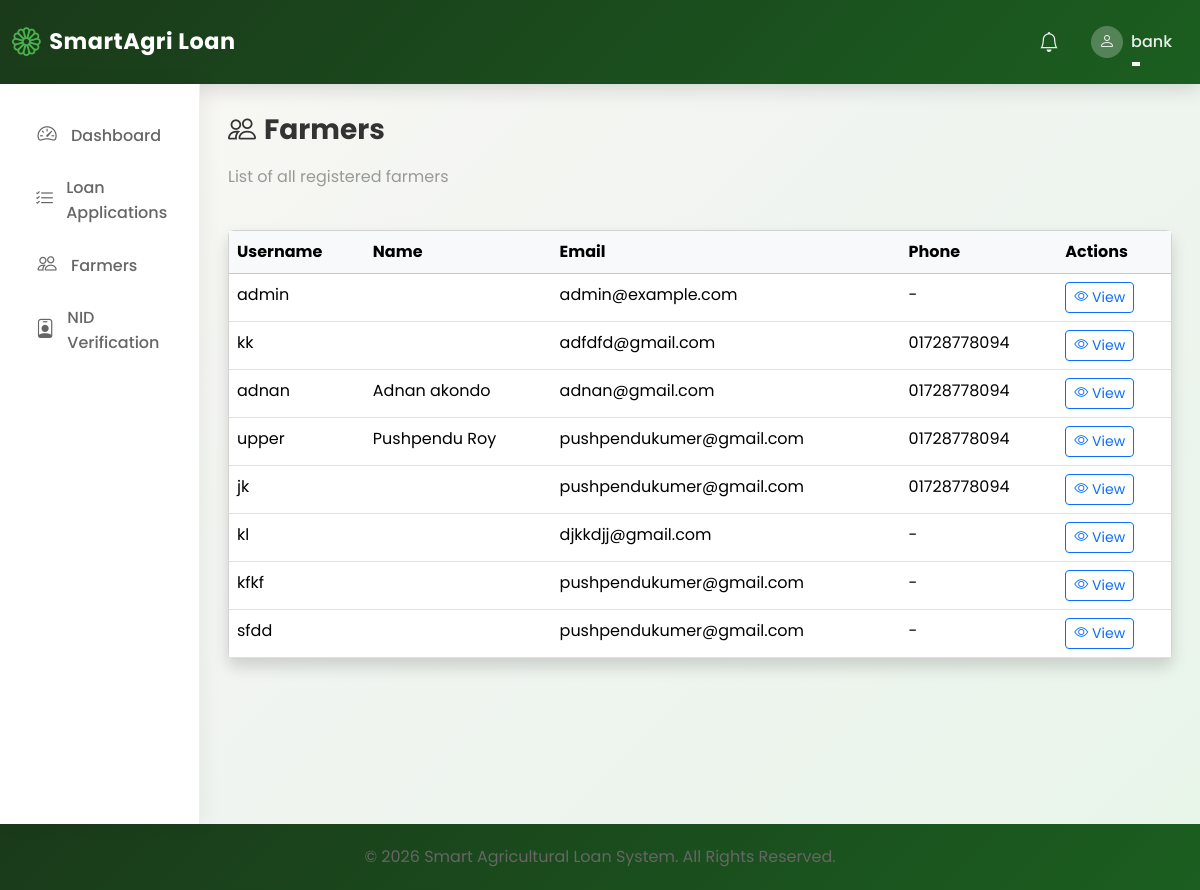
/farmers/ (signed in), run on an earlier commit of the app's database.
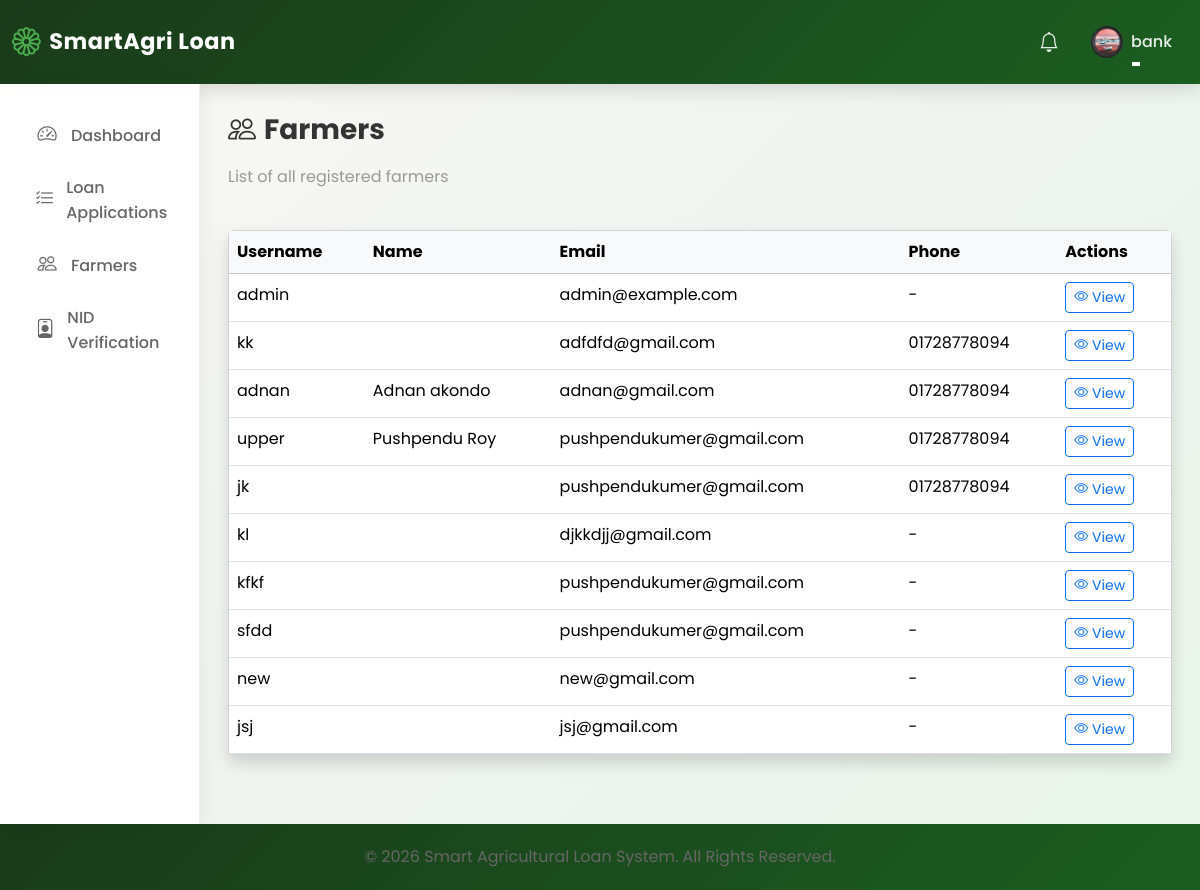
And on a later commit of the database.
### loan_app/models.py (models this page shows, shortened)
class User(AbstractUser):
    ROLE_CHOICES = [
        ("Farmer", "Farmer"),
        ("Bank Officer", "Bank Officer"),
        ("Admin", "Admin"),
    ]
    role = models.CharField(max_length=20, choices=ROLE_CHOICES, default="Farmer")
    is_approved = models.BooleanField(
        default=False, help_text="For Bank Officers - requires admin approval"
    )
    phone_number = models.CharField(max_length=20, blank=True)
    profile_picture = models.ImageField(
        upload_to="profile_pictures/", blank=True, null=True
    )
    is_verified = models.BooleanField(default=False)
    nid_card_front = models.FileField(
        upload_to="nid_cards/",
        blank=True,
        null=True,
        help_text="Upload NID card front side",
    )
    nid_card_back = models.FileField(
        upload_to="nid_cards/",
        blank=True,
        null=True,
        help_text="Upload NID card back side",
    )
    nid_verified = models.BooleanField(
        default=False, help_text="Whether NID has been verified by bank officer"
    )
    nid_verified_by = models.ForeignKey(
        "self",
        on_delete=models.SET_NULL,
        null=True,
        blank=True,
        related_name="nid_verifications",
    )
    nid_verified_at = models.DateTimeField(null=True, blank=True)
    nid_number = models.CharField(
        max_length=20,
        blank=True,
        unique=True,
        null=True,
        help_text="National ID number (unique per farmer)",
    )

### loan_app/views.py (the view)
# urls.py: path("farmers/", views.farmer_list, name="farmer_list"),
@login_required
def farmer_list(request):
    if not (request.user.is_staff or request.user.role == "Bank Officer"):
        messages.error(request, "You do not have permission to view farmers.")
        return redirect("home")
    farmers = (
        User.objects.filter(role="Farmer")
        .select_related()
        .prefetch_related("farmer_profile")
    )
    paginator = Paginator(farmers, 20)
    page_number = request.GET.get("page")
    page_obj = paginator.get_page(page_number)
    return render(request, "bank_officer/farmer_list.html", {"page_obj": page_obj})

### templates/bank_officer/farmer_list.html (shortened to what this page needs)
{% extends 'base.html' %}
{% block content %}
<div class="row mb-4">
    <div class="col-12">
        <h3 class="fw-bold"><i class="bi bi-people me-2"></i>Farmers</h3>
        <p class="text-muted">List of all registered farmers</p>
    </div>
</div>
<div class="row">
    <div class="col-12">
        <div class="card shadow">
            <div class="card-body p-0">
                <div class="table-responsive">
                    <table class="table table-hover mb-0">
                        <thead class="table-light">
                            <tr>
                                <th>Username</th>
                                <th>Name</th>
                                <th>Email</th>
                                <th>Phone</th>
                                <th>Actions</th>
                            </tr>
                        </thead>
                        <tbody>
                            {% for farmer in page_obj %}
                            <tr>
                                <td>{{ farmer.username }}</td>
                                <td>{{ farmer.first_name }} {{ farmer.last_name }}</td>
                                <td>{{ farmer.email }}</td>
                                <td>{{ farmer.phone_number|default:"-" }}</td>
                                <td>
                                    <a href="{% url 'farmer_profile_view' user_id=farmer.id %}" class="btn btn-sm btn-outline-primary">
                                        <i class="bi bi-eye"></i> View
                                    </a>
                                </td>
                            </tr>
                            {% empty %}
                            <tr>
                                <td colspan="5" class="text-center py-4">No farmers found.</td>
                            </tr>
                            {% endfor %}
                        </tbody>
                    </table>
                </div>
            </div>
        </div>
    </div>
</div>
{% endblock %}

### templates/base.html (shortened to what the changed rows need)
{% load static %}
<!DOCTYPE html>
<html lang="en">
<head>
    <link href="https://cdn.jsdelivr.net/npm/bootstrap@5.3.2/dist/css/bootstrap.min.css" rel="stylesheet">
    <link rel="stylesheet" href="https://cdn.jsdelivr.net/npm/bootstrap-icons@1.11.1/font/bootstrap-icons.css">
    <link rel="stylesheet" href="{% static 'css/custom.css' %}">
</head>
<body>
    <nav class="navbar navbar-expand-lg navbar-dark navbar-custom">
        <div class="container-fluid">
            <div class="collapse navbar-collapse" id="navbarNav">
                <ul class="navbar-nav ms-auto align-items-center">
                    <li class="nav-item dropdown">
                        <a class="nav-link dropdown-toggle d-flex align-items-center" href="#" role="button" data-bs-toggle="dropdown">
                            {% if user.profile_picture %}
                                <img src="{{ user.profile_picture.url }}" class="rounded-circle me-2" style="width: 32px; height: 32px; object-fit: cover;">
                            {% else %}
                                <div class="rounded-circle bg-white bg-opacity-25 d-flex align-items-center justify-content-center me-2" style="width: 32px; height: 32px;">
                                    <i class="bi bi-person"></i>
                                </div>
                            {% endif %}
                            <span>{{ user.username }}</span>
                        </a>
                    </li>
                </ul>
            </div>
        </div>
    </nav>
    <div class="container-fluid">
        <div class="row">
            <div class="col-md-10 content-wrapper">
                {% block content %}{% endblock %}
            </div>
        </div>
    </div>
</body>
</html>

What changed in the data, as far as the page shows it:
changed User "bank": profile_picture: picture added
added User: username "new", email "new@gmail.com", phone_number "-"
added User: username "jsj", email "jsj@gmail.com", phone_number "-"
